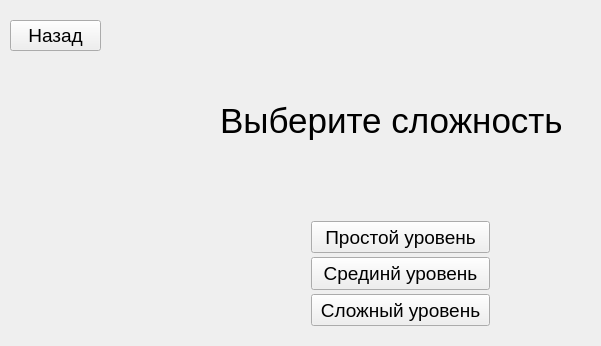
<?xml version="1.0" encoding="UTF-8"?>
<ui version="4.0">
 <class>UI_AI_Choose</class>
 <widget class="QWidget" name="UI_AI_Choose">
  <property name="windowTitle">
   <string>Form</string>
  </property>
  <widget class="QPushButton" name="pushButton">
   <property name="geometry">
    <rect>
     <x>10</x>
     <y>20</y>
     <width>91</width>
     <height>31</height>
    </rect>
   </property>
   <property name="font">
    <font>
     <pointsize>14</pointsize>
    </font>
   </property>
   <property name="text">
    <string>Назад</string>
   </property>
  </widget>
  <widget class="QLabel" name="label">
   <property name="geometry">
    <rect>
     <x>220</x>
     <y>90</y>
     <width>371</width>
     <height>61</height>
    </rect>
   </property>
   <property name="font">
    <font>
     <pointsize>26</pointsize>
    </font>
   </property>
   <property name="text">
    <string>Выберите сложность</string>
   </property>
  </widget>
  <widget class="QPushButton" name="pushButton_2">
   <property name="geometry">
    <rect>
     <x>311</x>
     <y>221</y>
     <width>179</width>
     <height>32</height>
    </rect>
   </property>
   <property name="font">
    <font>
     <pointsize>14</pointsize>
    </font>
   </property>
   <property name="text">
    <string>Простой уровень</string>
   </property>
  </widget>
  <widget class="QPushButton" name="pushButton_3">
   <property name="geometry">
    <rect>
     <x>311</x>
     <y>257</y>
     <width>179</width>
     <height>33</height>
    </rect>
   </property>
   <property name="font">
    <font>
     <pointsize>14</pointsize>
    </font>
   </property>
   <property name="text">
    <string>Срединй уровень</string>
   </property>
  </widget>
  <widget class="QPushButton" name="pushButton_4">
   <property name="geometry">
    <rect>
     <x>311</x>
     <y>294</y>
     <width>179</width>
     <height>32</height>
    </rect>
   </property>
   <property name="font">
    <font>
     <pointsize>14</pointsize>
    </font>
   </property>
   <property name="text">
    <string>Сложный уровень</string>
   </property>
  </widget>
 </widget>
 <resources/>
 <connections/>
</ui>
